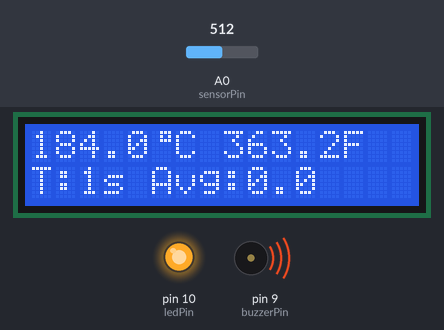
Bench run of a sketch on a simulated Arduino Uno, built with avr-gcc and run on an emulated ATmega328P. On the bench: 16×2 character LCD, output pins drawn as LEDs (lit = HIGH), buzzer (waves = sounding, pin HIGH). The test bench sets the inputs (shaded band); at power-on: A0 (sensorPin) = 512. What the sketch prints to the serial monitor is not drawn.

Above: at 5.2 s.
5.3 s: A0 (sensorPin) set to 187
At 6.6 s:
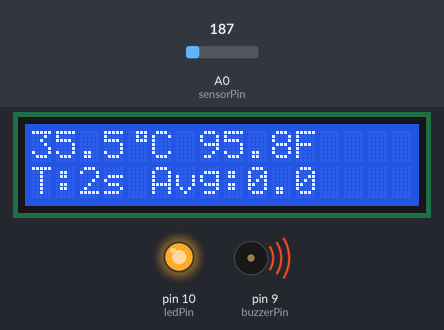
8.6 s: A0 (sensorPin) set to 166
At 9.8 s:
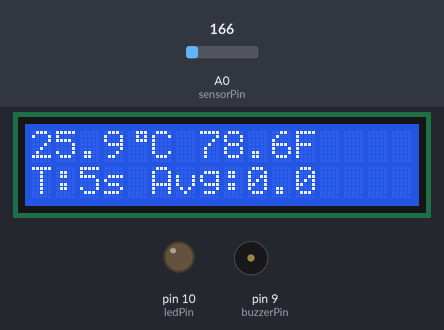
12.6 s: A0 (sensorPin) set to 122
At 13.9 s:
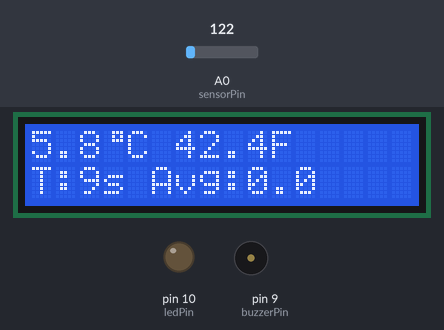
Timing chart, 0 to 15.6 s (numbered marks = the images above; inputs shaded):
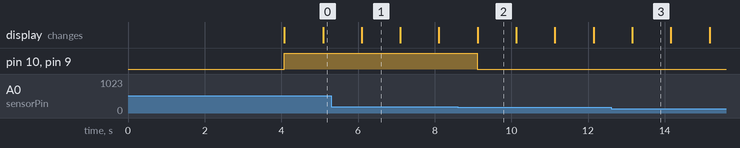

The sketch:

Smart_Thermometer.ino
```cpp
#include <LiquidCrystal.h>

LiquidCrystal lcd(8, 7, 6, 5, 4, 3);

int sensorPin = A0;
int buzzerPin = 9;
int ledPin = 10;
float limitTemp = 30.0;

float maxTemp = -1000.0;
float minTemp = 1000.0;

unsigned long startMillis;
unsigned long lastAverageMillis;
float sumTemp = 0;
int sampleCount = 0;
float avgTemp = 0;

// Sukuriame savo „°“ simbolį
byte degreeSymbol[8] = {
  0b00111,
  0b00101,
  0b00111,
  0b00000,
  0b00000,
  0b00000,
  0b00000,
  0b00000
};


float readTemperatureC() {
  int reading = analogRead(sensorPin);
  float voltage = reading * 4.68 / 1024.0;
  return (voltage - 0.5) * 100;
}

void setup() {
  Serial.begin(9600);
  lcd.begin(16, 2);

  lcd.createChar(0, degreeSymbol);

  pinMode(buzzerPin, OUTPUT);
  pinMode(ledPin, OUTPUT);


  lcd.clear();
  lcd.setCursor(0, 0);
  lcd.print("Smart Thermometer");
  lcd.setCursor(0, 1);
  lcd.print("Starting...");
  delay(4000); // rodo 4 sek.
  lcd.clear();

  startMillis = millis();
  lastAverageMillis = millis();
}

void loop() {
  float temperatureC = readTemperatureC();
  float temperatureF = (temperatureC * 9.0 / 5.0) + 32.0;

  unsigned long currentMillis = millis();
  unsigned long elapsedSeconds = (currentMillis - startMillis) / 1000;

  sumTemp += temperatureC;
  sampleCount++;

  if (currentMillis - lastAverageMillis >= 10000) {
    if (sampleCount > 0) {
      avgTemp = sumTemp / sampleCount;
    }

    Serial.print("10s average: ");
    Serial.println(avgTemp);

    sumTemp = 0;
    sampleCount = 0;
    lastAverageMillis = currentMillis;
  }

  if (temperatureC > maxTemp) maxTemp = temperatureC;
  if (temperatureC < minTemp) minTemp = temperatureC;

  if (temperatureC > limitTemp) {
    digitalWrite(buzzerPin, HIGH);
    digitalWrite(ledPin, HIGH);
  } else {
    digitalWrite(buzzerPin, LOW);
    digitalWrite(ledPin, LOW);
  }


  lcd.clear();
  lcd.setCursor(0, 0);
  lcd.print(temperatureC, 1);
  lcd.write(byte(0));
  lcd.print("C ");
  lcd.print(temperatureF, 1);
  lcd.print("F");

  lcd.setCursor(0, 1);
  lcd.print("T:");
  lcd.print(elapsedSeconds);
  lcd.print("s ");
  lcd.print("Avg:");
  lcd.print(avgTemp, 1);

  Serial.print("Now: ");
  Serial.print(temperatureC);
  Serial.print(" C | ");
  Serial.print(temperatureF);
  Serial.print(" F | Avg(10s): ");
  Serial.println(avgTemp);

  delay(1000);
}
```

Measured:
- the behaviour switches between 176 and 175 on A0 (sensorPin) (found by bisection; images 1 and 2)
- after the input at 8.6 s, pin 10 (ledPin), pin 9 (buzzerPin): HIGH → LOW after 0.51 s
- what the display in image 1 shows lasts 1.0 s, from 6.1 s to 7.1 s
